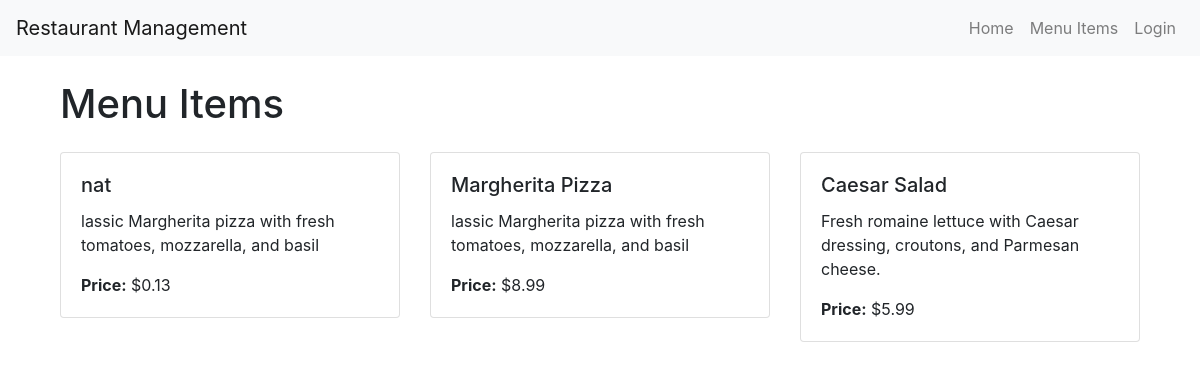
The page /menu_items/ on the database its author committed.
### management/models.py (models this page shows, shortened)
class MenuItem(models.Model):
    name = models.CharField(max_length=255)
    price = models.DecimalField(max_digits=5, decimal_places=2)
    description = models.TextField()

### management/views.py (the view)
# urls.py: path('menu_items/', views.menu_items, name='menu_items'),
def menu_items(request):
    menu_items = MenuItem.objects.all()
    return render(request, 'management/menu_items.html', {'menu_items': menu_items})

### management/templates/management/menu_items.html (shortened to what this page needs)
{% extends 'base.html' %}
{% block content %}
<div class="container mt-4">
    <h1 class="mb-4">Menu Items</h1>
    <div class="row">
        {% for item in  menu_items %}
        <div class="col-md-4 mb-4">
            <div class="card">
                <div class="card-body">
                    <h5 class="card-title">{{ item.name }}</h5>
                    <p class="card-text">{{ item.description }}</p>
                    <p class="card-text"><strong>Price:</strong> ${{ item.price }}</p>
                </div>
            </div>
        </div>
        {% endfor %}
    </div>
</div>
{% endblock %}

### rows shown on the page
MenuItem: name "nat", description "lassic Margherita pizza with fresh tomatoes, mozzarella, and basil", price "0.13"
MenuItem: name "Margherita Pizza", description "lassic Margherita pizza with fresh tomatoes, mozzarella, and basil", price "8.99"
MenuItem: name "Caesar Salad", description "Fresh romaine lettuce with Caesar dressing, croutons, and Parmesan cheese.", price "5.99"
